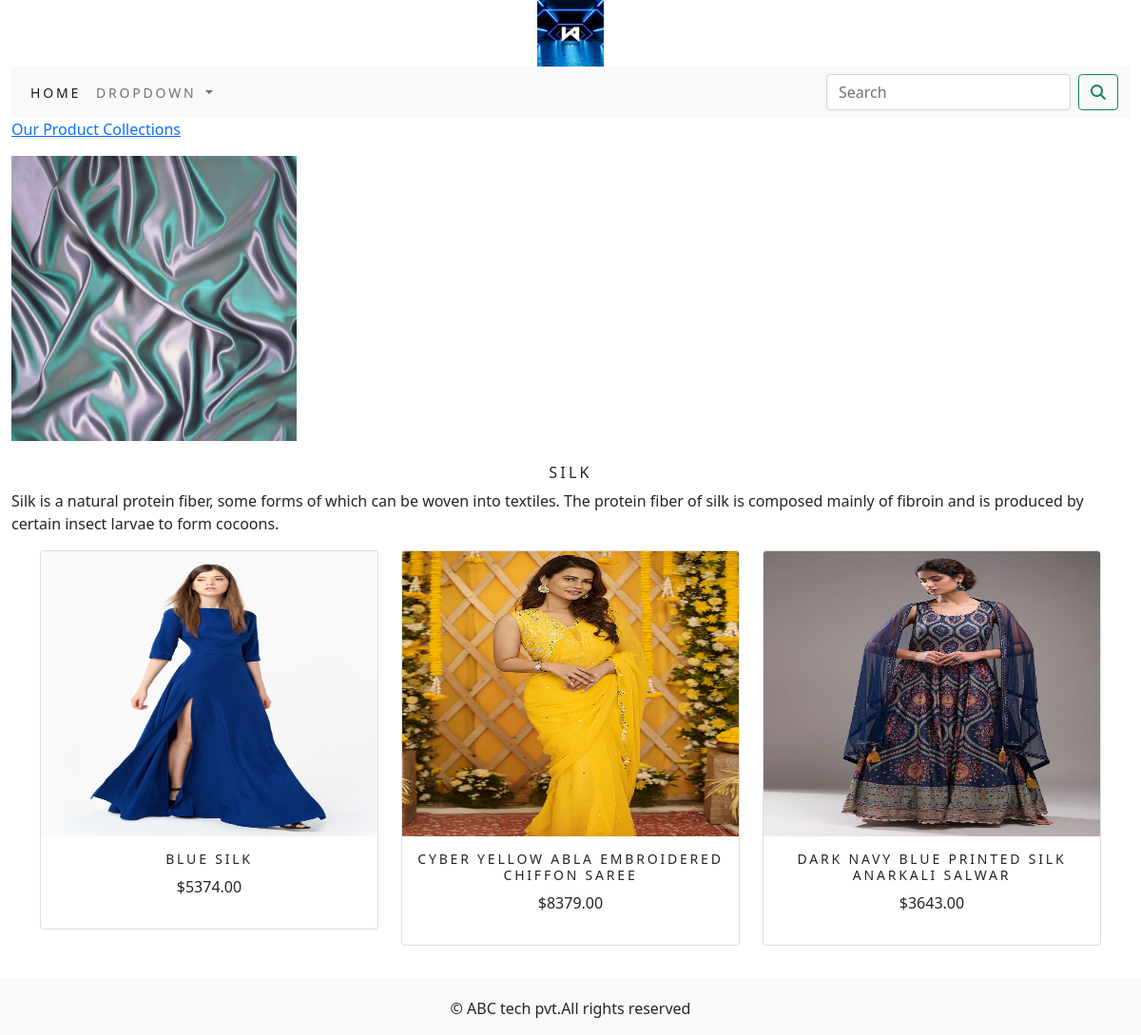
Page /shop/satin-dress/ on the committed database.
### shop/models.py (models this page shows, shortened)
class Category(models.Model):
    name=models.CharField(max_length=250,unique=True)
    slug=models.SlugField(max_length=250,unique=True)
    description=models.TextField(blank=True)
    image=models.ImageField(upload_to='category',blank=True)
    def get_url(self):
        return reverse('shop:products_by_category',args=[self.slug])
    class Meta:
        ordering=('name',)
        verbose_name='category'
        verbose_name_plural='categories'

class Product(models.Model):
    name=models.CharField(max_length=250,unique=True)
    slug=models.SlugField(max_length=250,unique=True)
    description=models.TextField(blank=True)
    price=models.DecimalField(max_digits=10,decimal_places=2)
    category=models.ForeignKey(Category,on_delete=models.CASCADE)
    image=models.ImageField(upload_to='product',blank=True)
    stock=models.IntegerField()
    available=models.BooleanField(default=True)
    created=models.DateTimeField(auto_now_add=True)
    updated=models.DateTimeField(auto_now=True)
    class Meta:
        ordering=('name',)
        verbose_name='product'
        verbose_name_plural='products'
    def get_url(self):
        return reverse('shop:prodCatdetail',args=[self.category.slug,self.slug])

### shop/views.py (the view)
# urls.py: path('',views.allProdCat,name='allProdCat'),
def allProdCat(request,c_slug=None):
    c_page=None
    products_list=None
    if c_slug!=None:
        c_page=get_object_or_404(Category,slug=c_slug)
        products_list=Product.objects.all().filter(category=c_page,available=True)
    else:
        products_list=Product.objects.all().filter(available=True)
    paginator=Paginator(products_list,6)
    try:
        page=int(request.GET.get('page','1'))
    except:
        page=1
    try:
        products=paginator.page(page)
    except (EmptyPage,InvalidPage):
        products=paginator.page(paginator.num_pages)
    return render(request,"category.html",{'category':c_page,'products':products})

### cart/context_processors.py (called while the page is built)
def counter(request):
    item_count=0
    if 'admin' in request.path:
        return {}
    else:
        try:
            cart=Cart.objects.filter(cart_id=_cart_id(request))
            cart_items=CartItem.objects.all().filter(cart=cart[:1])
            for cart_item in cart_items:
                item_count += cart_item.quantity
        except Cart.DoesNotExist:
            item_count =0
    return dict(item_count=item_count)

### cart/views.py (called while the page is built)
def _cart_id(request):
    cart=request.session.session_key
    if not cart:
        cart=request.session.create()
    return cart

### shop/context_processors.py (called while the page is built)
def menu_links(request):
    links=Category.objects.all()
    return dict(links=links)

### templates/category.html (shortened to what this page needs)
{% extends 'base.html' %}
{% load static %}
{% block content %}
      {% if category %}
            <div>
                  <div class="row my_row_class">
                        <div class="mx-auto">
                        <p><a href="{% url 'shop:allProdCat' %}">Our Product Collections</a></p>
                        </div>
                  </div>
            </div>
      {% endif %}
<div class="mx_auto">
      {% if category %}
            <img class="my_image" src="{{category.image.url}}" height="300" width="300" alt="{{category.name}}">
</div>
      <br>
<div>
      <h1 class="text-center my_title">{{category.name}}</h1>
      <p class="text-justify">{{category.description}}</p>
</div>
      {% endif %}
<div class="container">
      <div class="row mx_auto">
            {% for product in products.object_list %}
            <div class="my_bottom_margin col-9 col-sm-12 col-md-4 col-md-12 col-lg-4">
                  <div class="card text-center" style="min-width:18rem;">
                        <a href="{{product.get_url}}"><img class="card-img-top my_image" src="{{product.image.url}}" height="300" width="300" alt="{{product.name}}"></a>
                        <div class="card-body">
                              <h4>{{product.name}}</h4>
                              <p>${{product.price}}</p>
                        </div>
                  </div>
            </div>
            {% endfor %}
      </div>
      <br>
</div>
{% endblock %}

### static/css/custom.css (style rules this page uses)
.my_image { width:100% height:auto; }
.my_title { font-size:16px; text-transform:uppercase; letter-spacing:.2em; }
.my_bottom_margin { margin-bottom:10px; }
.card-body h4 { font-size:14px; text-transform:uppercase; letter-spacing:.2em; }

### rows in the picture
Category: image (picture), name "SILK", description "Silk is a natural protein fiber, some forms of which can be woven into textiles. The protein fiber of silk is composed mainly of fibroin and is produced by certain insect larvae to form cocoons."
Product: image (picture), name "BLUE SILK", price "5374.00"
Product: image (picture), name "CYBER YELLOW ABLA EMBROIDERED CHIFFON SAREE", price "8379.00"
Product: image (picture), name "DARK NAVY BLUE PRINTED SILK ANARKALI SALWAR", price "3643.00"
